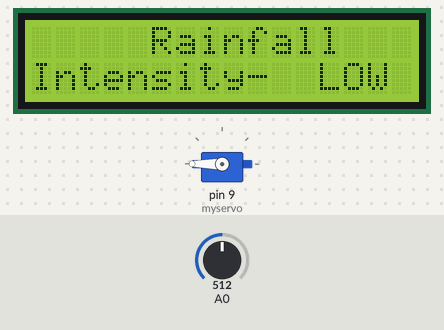
This sketch was run on a simulated Arduino Uno, built with avr-gcc and run on an emulated ATmega328P. Shown: 16×2 character LCD, servo. Inputs (shaded band) come from the test bench; at power-on: A0 = 512. What the sketch prints to the serial monitor is not drawn.

Above: at 4.2 s.
4.3 s: A0 set to 367
At 11.2 s:
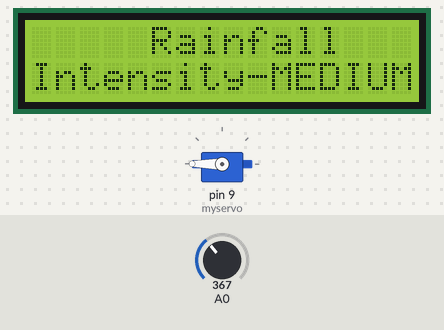
11.5 s: A0 set to 332
At 14.8 s:
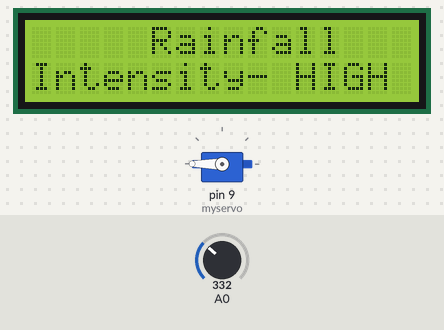
18.3 s: A0 set to 610
At 20.9 s:
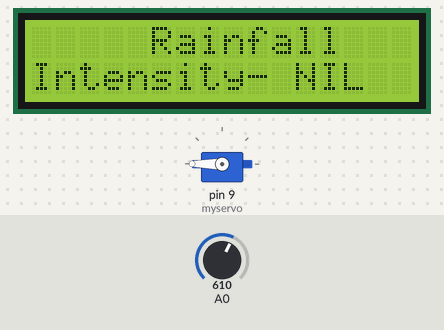
25.1 s: A0 set to 593
At 26.22 s:
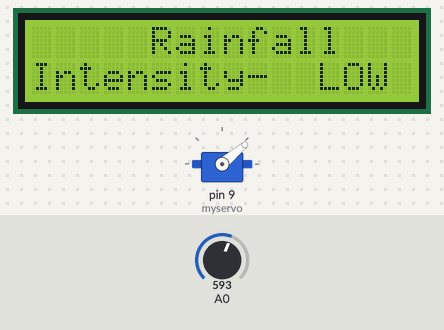
33.3 s: A0 set to 340
At 38.45 s:
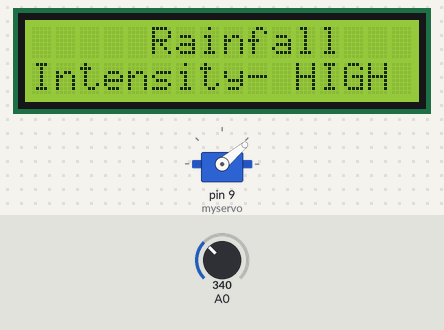
45.3 s: A0 set to 410
At 46.83 s:
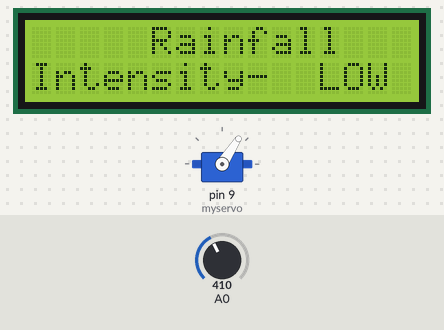
Timing chart, 0 to 53.1 s (numbered marks = the images above; inputs shaded):
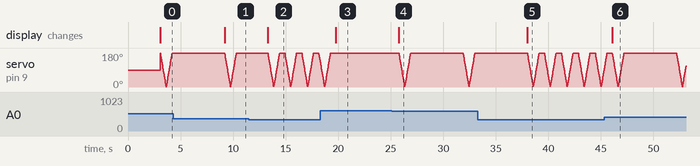

The sketch:

rain_car_wiper_arduino.ino
```cpp
#include"carwiper.h"
LiquidCrystal lcd(11,10,7,6,5,4);
Servo myservo;
void setup() {
  Serial.begin(9600);
  lcd.begin(16,2);
  myservo.attach(9);
  lcd.clear();
  lcd.setCursor(0,0);
  lcd.print("car wiper");
  lcd.setCursor(0,1);
  lcd.print("Sensing device");
  delay(3000);
  lcd.clear();
  lcd.setCursor(5,0);
  lcd.print("Rainfall");
  lcd.setCursor(0,1);
  lcd.print("Intensity-");
}

void wipe(int Speed)
{

  if(Speed>400){Speed=5000;lcd.print("  LOW ");}
  if(Speed>350&&Speed<=400){Speed=3000;lcd.print("MEDIUM");}
  if(Speed<=350){Speed=500;lcd.print(" HIGH ");}
  for (pos = 180; pos >= 0; pos--) {
    myservo.write(pos);
    delay(3);
  }
  for (pos = 0; pos <= 180; pos++) {
    myservo.write(pos);
    delay(3);
  }
  delay(Speed);
}
void loop()
{
lcd.setCursor(10,1);
sensorValue = analogRead(A0);
Serial.println(sensorValue);
if(sensorValue>600){myservo.write(180);lcd.print(" NIL  ");delay(1000);}
if(sensorValue<=600){lcd.setCursor(10,1);wipe(sensorValue);}
}
```

carwiper.h
```cpp
#ifndef CARWIPER_H
#define CARWIPER_H
#include<Arduino.h>
#include <LiquidCrystal.h>
#include <Servo.h>


int pos = 0;
int sensorValue = 0;

void wipe(int Speed);

#endif
```

Measured:
- the behaviour switches between 351 and 350 on A0 (found by bisection; images 1 and 2)
- the behaviour switches between 601 and 600 on A0 (found by bisection; images 3 and 4)
- after the input at 4.3 s, the display: changes after 4.9 s (image 1)
- after the input at 11.5 s, the display: changes after 1.8 s (image 2)
- after the input at 18.3 s, servo on pin 9 (myservo): goes on until 19.3 s, then stays 180°; the display: changes after 1.5 s (image 3)
- after the input at 25.1 s, the display: changes after 0.67 s (image 4)
- after the input at 33.3 s, the display: changes after 4.7 s (image 5)
- after the input at 45.3 s, the display: changes after 0.78 s (image 6)
